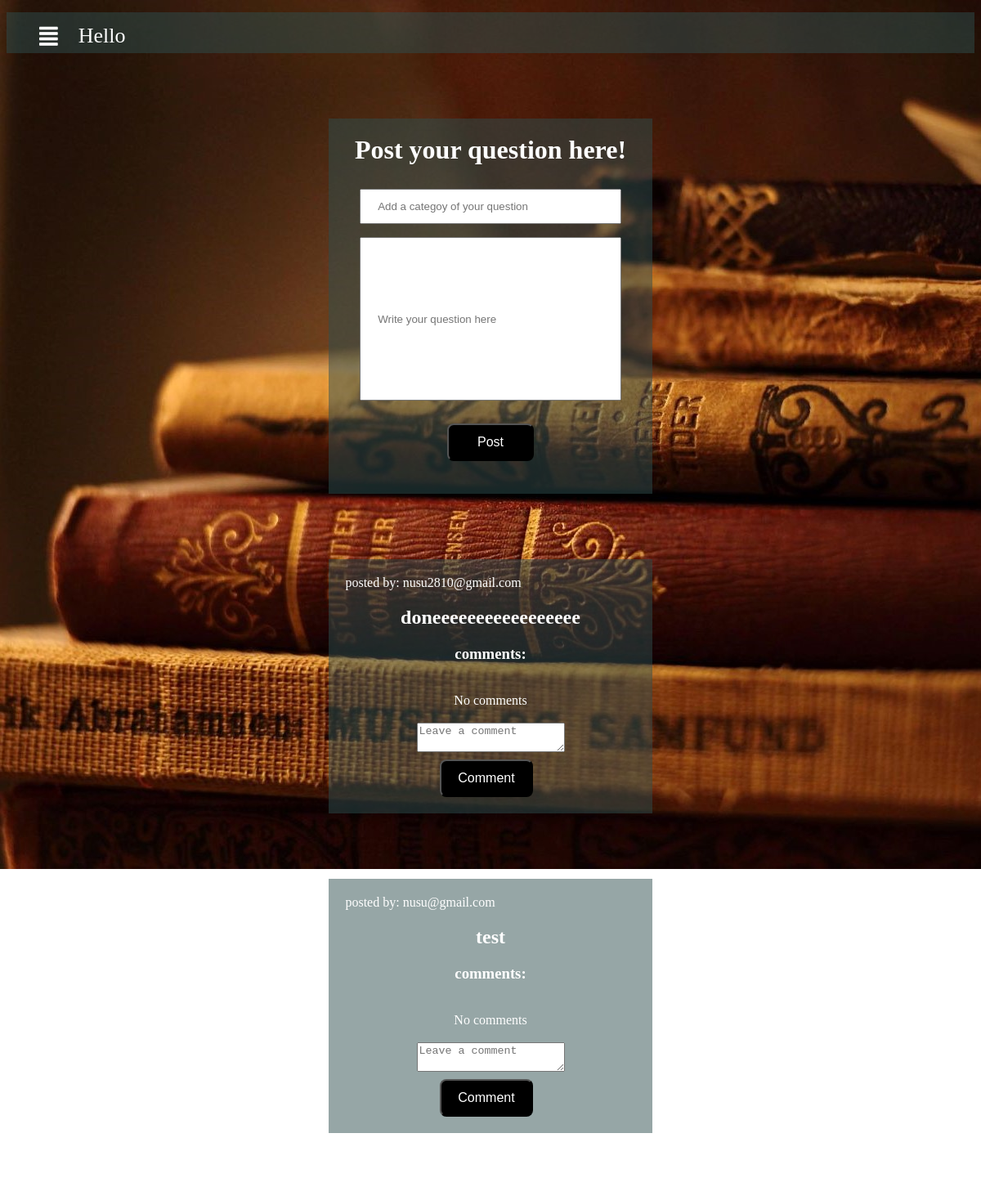
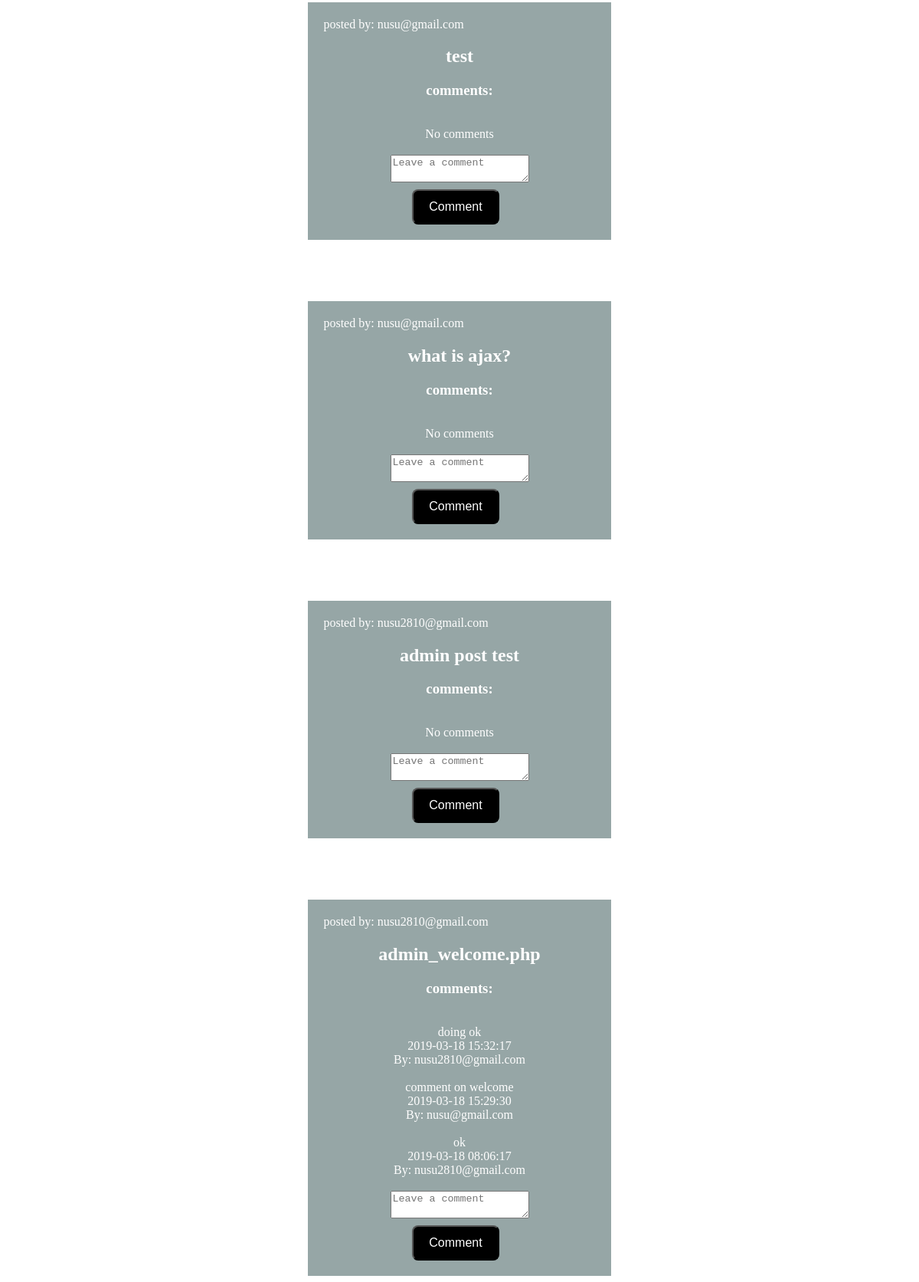
The page /view/welcome.php on the database its author committed (2 pictures, top to bottom).
### tables this page shows
CREATE TABLE `qs` (
  `cat` varchar(250) NOT NULL,
  `qsn` varchar(250) NOT NULL,
  `Email` varchar(250) NOT NULL,
  `id` int(11) NOT NULL,
  `dd` datetime NOT NULL
);

CREATE TABLE `comments` (
  `pid` int(11) NOT NULL,
  `cid` int(11) NOT NULL,
  `Email` varchar(100) NOT NULL,
  `dd` datetime NOT NULL,
  `cmnt` text NOT NULL
);

### controller/cont.php (called while the page is built, shortened)
<?php
include_once "../model/sql_command.php";
class Cont{
    public $mod;
    public function __construct() {
        $this->mod = new S();
    }
    public function posts(){
        $res=$this->mod->posts();
        return $res;
    }
    public function show_cmnts($id){
        $res=$this->mod->show_cmnts($id);
        return $res;
    }
}
?>

### model/sql_command.php (called while the page is built, shortened)
<?php
class S{
	public $db;
        public function __construct(){
            $this->db = new mysqli(DB_SERVER, DB_USERNAME, DB_PASSWORD, DB_DATABASE);
        }
    public function posts(){
        $sql="SELECT * from qs order by id desc";
        $result = mysqli_query($this->db,$sql);
        if($result->num_rows>0){
        while($dd= mysqli_fetch_assoc($result))
        {
            $array[]=$dd;
        }
        return $array;
    }
    else
        return 0;
    }
  	public function show_cmnts($id){
        $sql="SELECT * from comments WHERE pid='$id' order by cid desc";
        $result = mysqli_query($this->db,$sql);
        if($result->num_rows>0){
        while($dd= mysqli_fetch_assoc($result))
        {
            $arr[]=$dd;
        }
        return $arr;
    	}
    	else{
        return "else";
    }
    }
}
?>

### view/welcome.php (the view, shortened to what this page needs)
<?php
   include_once '../controller/cont.php';
   $cont = new Cont();
   $uid = $_SESSION['Email'];
   ?>
<!DOCTYPE html>
<html>
   <head>
      <link rel="stylesheet" type="text/css" href="../design/css/style.css">
      <link rel="stylesheet" href="https://use.fontawesome.com/releases/v5.7.2/css/all.css">
   </head>
   <body>
      <div class="h">
         <ul>
            <li class="hh"><i class="fas fa-align-justify"></i>
            </li>
            <li>Hello <?php $cont->get_fullname($uid);?></li>
         </ul>
      </div>
      <div class="c6" align="center">
         <h1>Post your question here!</h1>
         <form action="" method="POST" target="" id="pf">
            <input type='text' name='cat' placeholder="Add a categoy of your question" id="cat" ></input>
            <input type='text' name='qsn' placeholder="Write your question here" id="qsn"></input>
            <input type="submit" name="post" value="Post" id='post'></input>
         </form>
      </div>
      <?php
         $list=$cont->posts();
         ?>
      <?php
      if($list){
         foreach ($list as $k) {?>
      <div class="cmnt" align="center">
         <div align="left"><?php echo "posted by: ",$k['Email'],"<br>";?></div>
         <?php echo '<h2>',$k['qsn'],"</h2>";?>
         <?php $id= $k['id'];
            ?>
         <h3>comments:</h3>
         <br>
         <?php $list2= $cont->show_cmnts($id);
            ?>
         <div id="<?php echo $id; ?>c">
            <?php if($list2 !='else'){
               foreach ($list2 as $kk) {?>
            <?php
               echo $kk['cmnt'],"<br>";
               echo $kk['dd'],"<br>";
               echo "By: ",$kk['Email'],"<br><br>";
               }
               }
               else
               {
                  echo "No comments<br><br>";
               }
               ?>
         </div>
         <form method='POST' id="<?php echo $id; ?>">
            <textarea name='msz' placeholder='Leave a comment' class="msz"></textarea><br>
            <button id="comnt" name="cm">Comment</button>
         </form>
      </div>
      <?php }
   }
   else
         {?>
            <div class="cmnt" align="center">
           <?php echo "No Post<br><br>"; ?>
        </div>
         <?php }
      ?>
   </body>
</html>

### design/css/style.css (style rules this page uses)
body { background-image: url("../image/back10.jpg"); background-repeat: no-repeat; background-attachment: fixed; }
input[type=text],input[type=password] { width: 90%; padding: 12px 20px; margin: 8px 0; box-sizing: border-box; }
input[type=submit] { width: 30%; padding: 12px 20px; margin: 20px 0; box-sizing: border-box; background-color: black ; border-radius: 8px; border-color: black; color: white; font-size: 100% }
.c6 { background-color:RGBA(47,79,79,0.5); height: auto; width: 30%; margin-top: 80px; margin-right: auto; margin-left: auto; padding: 20px; color: white; font-size:100%; }
.c6 input[name='qsn'] { height: 200px; }
.c6 h1 { margin-top: 0%; }
.cmnt { background-color:RGBA(47,79,79,0.5); height: auto; width: 30%; margin-top: 80px; margin-right: auto; margin-left: auto; padding: 20px; color: white; font-size:100%; }
button[name='cm'] { width: auto; padding: 12px 20px; box-sizing: border-box; background-color: black ; border-radius: 8px; border-color: black; color: white; font-size: 100%; margin-top: 5px; margin-right: 10px; }
.h { background-color:RGBA(47,79,79,0.5); line-height: 25px; padding-top: 0.005%; margin-top: 15px; height: 50px; width: 100%; }
.h ul { list-style: none; }
.h ul li { float: left; position: relative; font-size: 26px; color: white; }
i { margin-right: 25px; }

### rows shown on the page
qs: Email "nusu2810@gmail.com", qsn "doneeeeeeeeeeeeeeeee", shows "No comments"
qs: Email "nusu@gmail.com", qsn "test", shows "No comments"
qs: Email "nusu@gmail.com", qsn "test", shows "No comments"
qs: Email "nusu@gmail.com", qsn "what is ajax?", shows "No comments"
qs: Email "nusu2810@gmail.com", qsn "admin post test", shows "No comments"
qs: Email "nusu2810@gmail.com", qsn "admin_welcome.php"
comments: cmnt "doing ok", dd "2019-03-18 15:32:17", Email "nusu2810@gmail.com"
comments: cmnt "comment on welcome", dd "2019-03-18 15:29:30", Email "nusu@gmail.com"
comments: cmnt "ok", dd "2019-03-18 08:06:17", Email "nusu2810@gmail.com"
